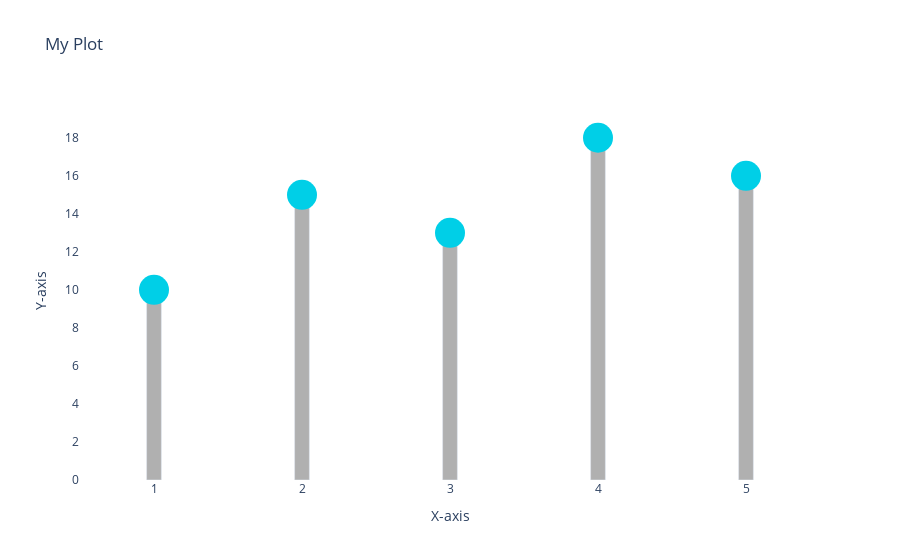

Notebook code for this chart:
### Code cell
trace1 = go.Scatter(x=df['x'], 
                    y=df['y'], 
                    mode='markers', 
                    marker_size=30,
                    marker_color='#00CFE7',
                    showlegend=False
                    )

trace2 = go.Bar(x=df['x'], 
                y=df['y'], 
                width=0.1,
                marker_color='#B0B0B0',
                showlegend=False,

                )

layout = go.Layout(title='My Plot', 
                   xaxis=dict(title='X-axis'), 
                   yaxis=dict(title='Y-axis'),
                   plot_bgcolor='white'
                   )

fig = go.Figure(data=[trace1, trace2], layout=layout)

fig.show()

### Figure 1 — Plotly figure (JSON) as saved in the notebook; plotly's stock layout.template omitted (floating-point values rounded to 4 significant figures)
{"data": [{"marker": {"color": "#00CFE7", "size": 30}, "mode": "markers", "showlegend": false, "type": "scatter", "x": [1, 2, 3, 4, 5], "y": [10, 15, 13, 18, 16]}, {"marker": {"color": "#B0B0B0"}, "showlegend": false, "type": "bar", "width": 0.1, "x": [1, 2, 3, 4, 5], "y": [10, 15, 13, 18, 16]}], "layout": {"plot_bgcolor": "white", "title": {"text": "My Plot"}, "xaxis": {"title": {"text": "X-axis"}}, "yaxis": {"title": {"text": "Y-axis"}}}}
